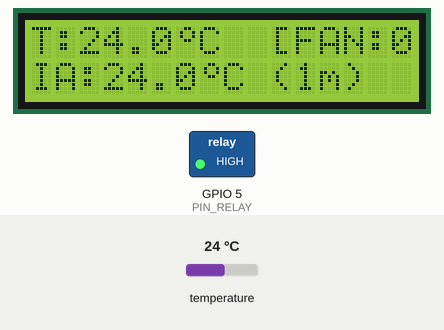
A sketch run on a simulated ESP32. Shown: 16×2 character LCD, switched loads named in the sketch (green lamp = pin HIGH). The inputs (shaded band) are chosen by the test bench; at power-on: temperature 24 °C. WiFi joins after 1.5 s; servers stay silent unless stated; web services answer with replies made up by the test bench; what the sketch prints to the serial monitor is not drawn.

Above: at 7.9 s.
8.0 s: temperature set to 29.7 °C
At 9.8 s:
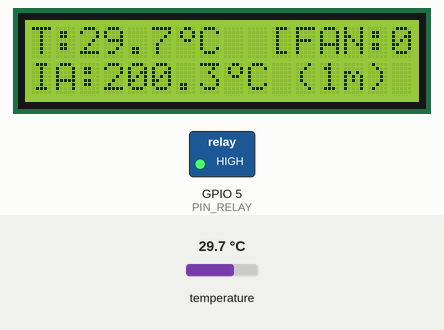
12.8 s: temperature set to 30.8 °C
At 14.2 s:
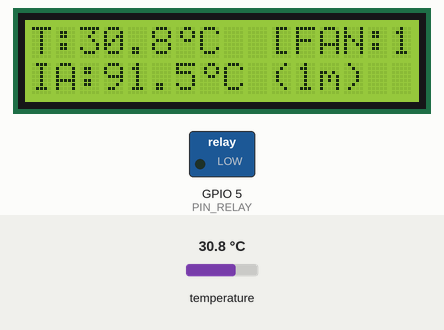
18.8 s: temperature set to 12 °C
At 20.0 s:
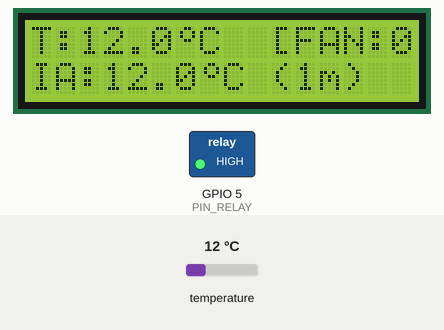
25.4 s: temperature set to 1 °C
At 28.3 s:
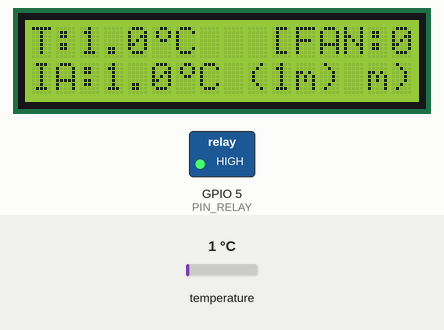
28.8 s: temperature set to 19 °C
At 29.8 s:
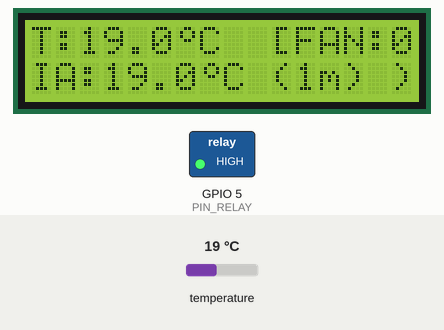
Timing chart, 0 to 31.8 s (numbered marks = the images above; inputs shaded):
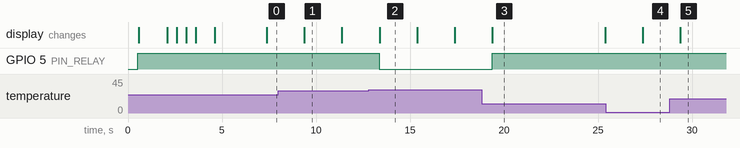

Measured:
- the behaviour switches between 30 and 30.1 °C on temperature (found by bisection; images 1 and 2)
- after the input at 8.0 s, the display: changes after 1.4 s (image 1)
- after the input at 12.8 s, GPIO 5 (PIN_RELAY): HIGH → LOW after 0.57 s
- after the input at 18.8 s, GPIO 5 (PIN_RELAY): LOW → HIGH after 0.57 s; the display: changes after 0.58 s (image 3)
- after the input at 25.4 s, the display: changes after 2.0 s (image 4)
- after the input at 28.8 s, the display: changes after 0.58 s (image 5)
- what the display in image 1 shows lasts 2.0 s, from 9.4 s to 11.4 s

The sketch:

sketch_aug10a.ino
```cpp
#include <WiFi.h>
#include <HTTPClient.h>
#include <OneWire.h>
#include <DallasTemperature.h>
#include <LiquidCrystal.h>

// ======================================================
// 1. CONFIGURACIÓN DE RED Y API
// ======================================================
const char* ssid = "iPhone de Saul";
const char* password = "123456789";

const char* server = "http://api.thingspeak.com/update";
String apiKey = "P45LF4JJ74JPT5JO";

// ======================================================
// 2. CONFIGURACIÓN PANTALLA LCD PARALELA (SIN I2C)
// ======================================================
const int rs = 13, en = 12, d4 = 14, d5 = 27, d6 = 26, d7 = 25;
LiquidCrystal lcd(rs, en, d4, d5, d6, d7);

// Carácter personalizado '°'
byte grado[8] = {
  B00110,
  B01001,
  B01001,
  B00110,
  B00000,
  B00000,
  B00000,
  B00000
};

// ======================================================
// 3. CONFIGURACIÓN DEL SENSOR Y RELAY
// ======================================================
const int PIN_DS18B20 = 4; // GPIO 4
OneWire oneWire(PIN_DS18B20);
DallasTemperature sensors(&oneWire);

const int PIN_RELAY = 5;   // GPIO 5

// ======================================================
// 4. PARÁMETROS IA Y HISTÉRESIS
// ======================================================
const float TEMP_ACTIVACION_BASE = 35.0;
const float TEMP_DESACTIVACION = 30.0;

const int BUFFER_SIZE = 5;
float historialTemp[BUFFER_SIZE];
unsigned long historialTiempo[BUFFER_SIZE];
int indiceBuffer = 0;
bool bufferLleno = false;

bool ventiladorEncendido = false;

// Variables compartidas entre tareas
float tempPanelGlobal = 0.0;
float tempPredichaGlobal = 0.0;

// Variables de control de tiempo con millis()
unsigned long ultimoMuestreoSensor = 0;
unsigned long ultimoEnvioThingSpeak = 0;

const unsigned long INTERVALO_SENSOR = 2000;       // Control/Lectura local cada 2s
const unsigned long INTERVALO_THINGSPEAK = 15000; // Envío a la nube cada 15s

// ======================================================
// FUNCIONES DE LA IA EDGE (REGRESIÓN LINEAL)
// ======================================================
float calcularPendienteCalentamiento() {
  int n = bufferLleno ? BUFFER_SIZE : indiceBuffer;
  if (n < 2) return 0.0;

  float sumX = 0, sumY = 0, sumXY = 0, sumX2 = 0;
  unsigned long t0 = historialTiempo[0];

  for (int i = 0; i < n; i++) {
    float x = (historialTiempo[i] - t0) / 1000.0; // segundos
    float y = historialTemp[i];

    sumX += x;
    sumY += y;
    sumXY += x * y;
    sumX2 += x * x;
  }

  float denominador = (n * sumX2 - sumX * sumX);
  if (denominador == 0) return 0.0;

  return (n * sumXY - sumX * sumY) / denominador;
}

void setup() {
  Serial.begin(115200);
  delay(500);

  Serial.println("\n=========================================");
  Serial.println("  SISTEMA DE ENFRIAMIENTO SOLAR EDGE IA  ");
  Serial.println("=========================================");

  // Configuración e inicialización del relé (ACTIVE LOW)
  pinMode(PIN_RELAY, OUTPUT);
  digitalWrite(PIN_RELAY, HIGH); // HIGH apaga el relé
  ventiladorEncendido = false;

  // Inicialización Pantalla LCD (16x2)
  lcd.begin(16, 2);
  lcd.createChar(0, grado);

  lcd.setCursor(0, 0);
  lcd.print("  EDGE SOLAR IA ");
  lcd.setCursor(0, 1);
  lcd.print("Iniciando...");
  delay(1500);

  sensors.begin();

  // Conexión Wi-Fi
  lcd.clear();
  lcd.setCursor(0, 0);
  lcd.print("Conectando WiFi");
  Serial.print("Conectando a red WiFi: ");
  Serial.println(ssid);

  WiFi.begin(ssid, password);
  int intentos = 0;
  while (WiFi.status() != WL_CONNECTED && intentos < 20) {
    delay(500);
    lcd.setCursor(intentos % 16, 1);
    lcd.print(".");
    Serial.print(".");
    intentos++;
  }
  Serial.println();

  if (WiFi.status() == WL_CONNECTED) {
    lcd.clear();
    lcd.setCursor(0, 0);
    lcd.print("WiFi Conectado!");
    Serial.println("WiFi Conectado exitosamente.");
    Serial.print("Direccion IP asignada: ");
    Serial.println(WiFi.localIP());
    delay(1000);
  } else {
    lcd.clear();
    lcd.setCursor(0, 0);
    lcd.print("Sin WiFi!");
    lcd.setCursor(0, 1);
    lcd.print("Modo Offline");
    Serial.println("No se pudo conectar a WiFi. Operando en MODO OFFLINE.");
    delay(1500);
  }

  lcd.clear();

  // Establecer tiempos de inicio de temporizadores
  unsigned long tInicial = millis();
  ultimoMuestreoSensor = tInicial;
  ultimoEnvioThingSpeak = tInicial;

  Serial.println("=========================================\n");
}

void loop() {
  unsigned long tiempoActual = millis();

  // ======================================================
  // TAREA 1: MONITOREO Y CONTROL EN TIEMPO REAL (Cada 2 s)
  // ======================================================
  if (tiempoActual - ultimoMuestreoSensor >= INTERVALO_SENSOR) {
    ultimoMuestreoSensor = tiempoActual;

    sensors.requestTemperatures();
    float tempPanel = sensors.getTempCByIndex(0);

    if (tempPanel != DEVICE_DISCONNECTED_C && tempPanel > -55.0) {

      // Guardar en buffer circular para IA Edge
      historialTemp[indiceBuffer] = tempPanel;
      historialTiempo[indiceBuffer] = tiempoActual;
      indiceBuffer = (indiceBuffer + 1) % BUFFER_SIZE;
      if (indiceBuffer == 0) bufferLleno = true;

      float pendiente = calcularPendienteCalentamiento();
      float tempPredicha1Min = tempPanel + (pendiente * 60.0);

      // Guardar en variables globales compartidas con la tarea HTTP
      tempPanelGlobal = tempPanel;
      tempPredichaGlobal = tempPredicha1Min;

      // Evaluación del Umbral Adaptativo mediante IA
      float umbralActivacionAdaptativo = TEMP_ACTIVACION_BASE;
      if (pendiente >= 0.02) {
        umbralActivacionAdaptativo = 32.5;
      } else if (pendiente >= 0.01) {
        umbralActivacionAdaptativo = 33.5;
      }

      // --- CONTROL DEL RELÉ (LÓGICA INVERTIDA ACTIVE-LOW) ---
      if (tempPanel <= TEMP_DESACTIVACION) {
        if (ventiladorEncendido) {
          digitalWrite(PIN_RELAY, HIGH); // HIGH APAGA el relé
          ventiladorEncendido = false;
          Serial.println("\n[EVENTO RELE] >>> VENTILADOR APAGADO <<<");
        }
      }
      else if ((tempPanel >= umbralActivacionAdaptativo || tempPredicha1Min >= TEMP_ACTIVACION_BASE) && !ventiladorEncendido) {
        digitalWrite(PIN_RELAY, LOW); // LOW ENCIENDE el relé
        ventiladorEncendido = true;
        Serial.println("\n[EVENTO RELE] >>> VENTILADOR ENCENDIDO <<<");
      }

      // --- IMPRESIÓN EN SERIAL MONITOR ---
      Serial.print("[MONITOREO] Temp Actual: ");
      Serial.print(tempPanel, 2);
      Serial.print(" °C | Pendiente: ");
      Serial.print(pendiente, 4);
      Serial.print(" °C/s | Temp Predicha (1m): ");
      Serial.print(tempPredicha1Min, 2);
      Serial.print(" °C | Umbral Activo: ");
      Serial.print(umbralActivacionAdaptativo, 1);
      Serial.print(" °C | Rele: ");
      Serial.println(ventiladorEncendido ? "ON" : "OFF");

      // --- ACTUALIZACIÓN PANTALLA LCD ---
      lcd.setCursor(0, 0);
      lcd.print("T:");
      lcd.print(tempPanel, 1);
      lcd.write((uint8_t) 0);
      lcd.print("C   ");

      lcd.setCursor(10, 0);
      lcd.print(ventiladorEncendido ? "[FAN:1]" : "[FAN:0]");

      lcd.setCursor(0, 1);
      lcd.print("IA:");
      lcd.print(tempPredicha1Min, 1);
      lcd.write((uint8_t) 0);
      lcd.print("C (1m) ");

    } else {
      Serial.println("[ERROR] No se pudo leer el sensor DS18B20. Verifique la conexion.");
      lcd.setCursor(0, 0);
      lcd.print("Error Sensor!   ");
      lcd.setCursor(0, 1);
      lcd.print("Verifique DS18B20");
    }
  }

  // ======================================================
  // TAREA 2: TELEMETRÍA EN LA NUBE - THINGSPEAK (Cada 15 s)
  // ======================================================
  if (tiempoActual - ultimoEnvioThingSpeak >= INTERVALO_THINGSPEAK) {
    ultimoEnvioThingSpeak = tiempoActual;

    if (WiFi.status() == WL_CONNECTED) {
      // Usa las últimas variables calculadas sin detener la ejecución
      if (tempPanelGlobal != DEVICE_DISCONNECTED_C && tempPanelGlobal > -55.0) {
        Serial.println("\n--- ENVIANDO DATOS A THINGSPEAK ---");
        HTTPClient http;
        http.begin(server);
        http.addHeader("Content-Type", "application/x-www-form-urlencoded");

        String httpRequestData = "api_key=" + apiKey +
                                 "&field1=" + String(tempPanelGlobal, 1) +
                                 "&field2=" + String(tempPredichaGlobal, 1) +
                                 "&field3=" + String(ventiladorEncendido ? 1 : 0);

        int httpResponseCode = http.POST(httpRequestData);
        Serial.print("Codigo de respuesta HTTP ThingSpeak: ");
        Serial.println(httpResponseCode);

        if (httpResponseCode > 0) {
          Serial.println("Telemetria enviada con exito.");
        } else {
          Serial.print("Error al enviar datos HTTP: ");
          Serial.println(http.errorToString(httpResponseCode).c_str());
        }

        http.end();
        Serial.println("-----------------------------------\n");
      }
    } else {
      Serial.println("[WIFI] Intentando reconectar a la red...");
      WiFi.reconnect();
    }
  }
}
```
